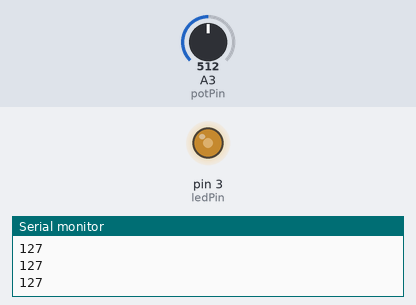
The sketch below on a simulated Arduino Uno, built with avr-gcc and run on an emulated ATmega328P. On the bench: output pins drawn as LEDs (lit = HIGH), the last lines printed to the serial monitor. The test bench sets the inputs (shaded band); at power-on: A3 (potPin) = 512.

Above: at 1.2 s.
1.3 s: A3 (potPin) set to 716
At 2.3 s:
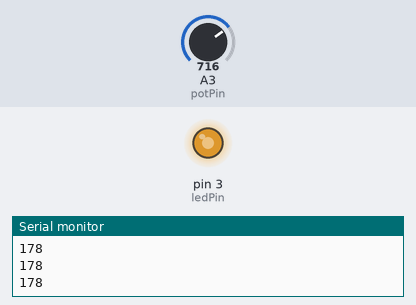
2.8 s: A3 (potPin) set to 900
At 3.6 s:
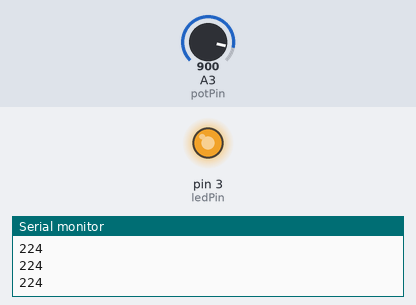
4.3 s: A3 (potPin) set to 122
At 5.0 s:
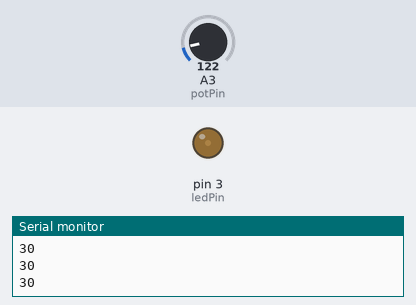
5.8 s: A3 (potPin) set to 0
At 6.3 s:
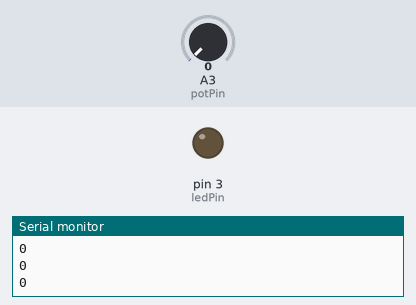
7.3 s: A3 (potPin) set to 511
At 8.7 s:
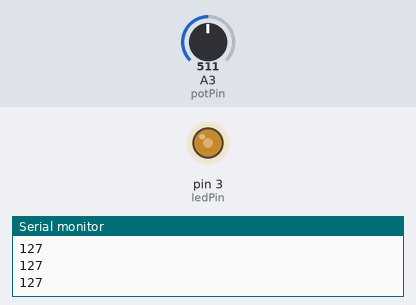
Timing chart, 0 to 9.8 s (numbered marks = the images above; inputs shaded):
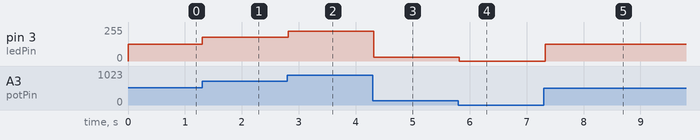

Measured:
- after the input at 1.3 s, pin 3 (ledPin): 127/255 → 178/255 at once
- after the input at 2.8 s, pin 3 (ledPin): 178/255 → 224/255 at once
- after the input at 4.3 s, pin 3 (ledPin): 224/255 → 30/255 at once
- after the input at 5.8 s, pin 3 (ledPin): 30/255 → 0/255 at once
- after the input at 7.3 s, pin 3 (ledPin): 0/255 → 127/255 at once

The sketch:

dimmableLed.ino
```cpp
int potPin = A3;
int ledPin = 3;
int readVal;
int voltage;
void setup() {
  // put your setup code here, to run once:
  pinMode(potPin, INPUT);
  pinMode(ledPin, OUTPUT);
  Serial.begin(9600);
}

void loop() {
  // put your main code here, to run repeatedly:
  readVal = analogRead(potPin);
  voltage = map(readVal, 0, 1023, 0, 255);
  analogWrite(ledPin, voltage);
  Serial.println(voltage);
  delay(100);
}
```
